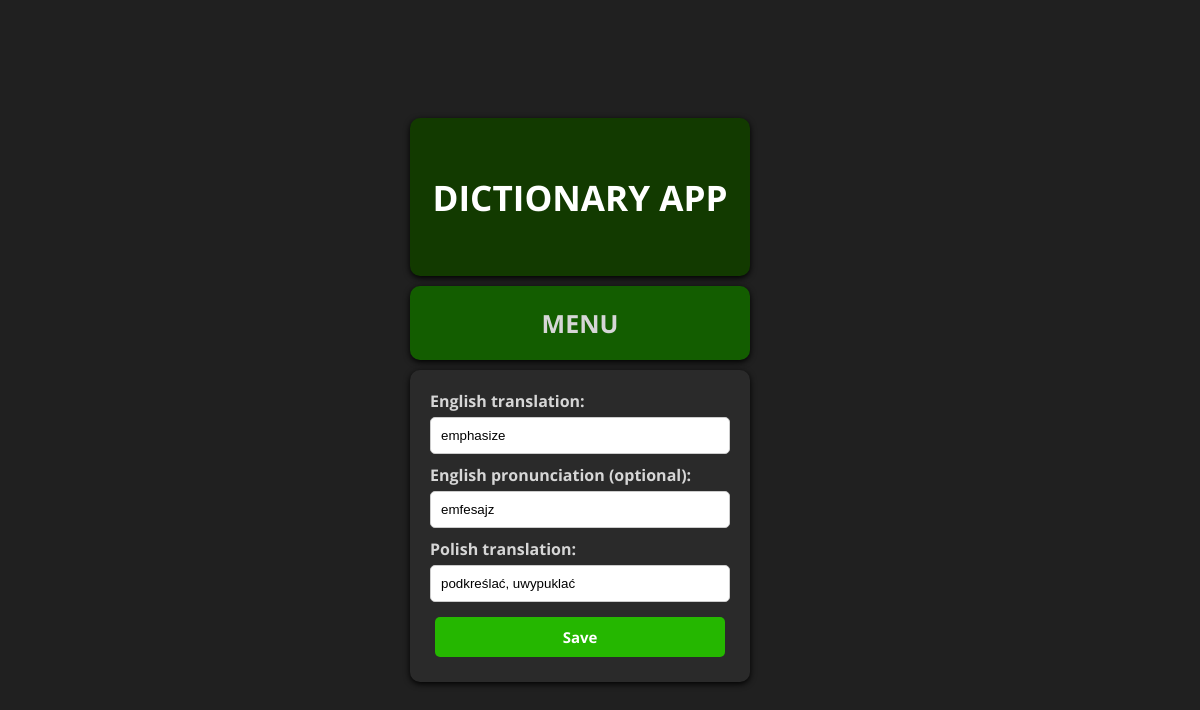
Screenshot of /word-detail/5/edit-word with the database file from the repository.
### dict_app/models.py (models this page shows, shortened)
class Word(models.Model):
    english_translation = models.CharField(max_length=80, unique=True)
    polish_translation = models.CharField(max_length=80)
    remaining_repetitions = models.IntegerField(default=8)
    english_pronunciation = models.CharField(max_length=80, blank=True, null=True)

### dict_app/views.py (the view, shortened to what this page needs)
# urls.py: path("word-detail/<int:pk>/edit-word", views.EditWordView.as_view(),
class EditWordView(UpdateView):
    model = Word
    form_class = WordForm
    template_name = "dict_app/edit_word.html"

### dict_app/forms.py
class WordForm(forms.ModelForm):
    class Meta:
        model = Word
        fields = ["english_translation", "english_pronunciation", "polish_translation",]
        labels = {
            "english_translation": "English translation",
            "english_pronunciation": "English pronunciation (optional)",
            "polish_translation": "Polish translation",
        }

### dict_app/templates/dict_app/edit_word.html (shortened to what this page needs)
{% extends "base.html" %}
{% load static %}
{% block css_files %}
    <link rel="stylesheet" href="{% static "dict_app/add_word.css" %}">
{% endblock %}
{% block content %}
    <form action="" method="POST">
        {% for field in form %}
            <div class="word-input {% if field.errors %}errors{% endif %}">
                {{ field.label_tag }}
                    <input type="text" name="{{ field.name }}" placeholder="Enter the word..."
                    {% if field.value %}
                    value="{{ field.value }}"
                    {% endif %}>
            </div>
        {% endfor %}
        <button class="base-button large-button green-button" type="submit">Save</button>
    </form>
{% endblock %}

### static/base.css (style rules this page uses)
body { font-family: 'Open Sans', 'Lato', sans-serif; margin: 0; padding: 0; min-height: 100vh; background-color: #202020; justify-content: center; align-items: center; display: flex; color: #d6d6d6; }
.base-button { font-family: 'Open Sans', 'Lato', sans-serif; color: #fff; border: none; border-radius: 5px; padding: 10px 15px; cursor: pointer; font-weight: bold; font-size: 15px; transition: background-color 0.3s ease; margin: 5px; }
.large-button { width: calc(100% - 10px); }
.green-button { background-color: #25b700; }

### dict_app/static/dict_app/add_word.css (style rules this page uses)
.word-input { display: flex; flex-direction: column; margin-bottom: 10px; }
.word-input label { margin-bottom: 5px; font-weight: bold; }
.word-input input { padding: 10px; border: 1px solid #ccc; border-radius: 5px; }

### rows the page displays
Word: english_translation "emphasize" "emfesajz" "podkreślać, uwypuklać"

### other values shown
{{ field.label_tag }} "English translation:" "English pronunciation (optional):" "Polish translation:"
